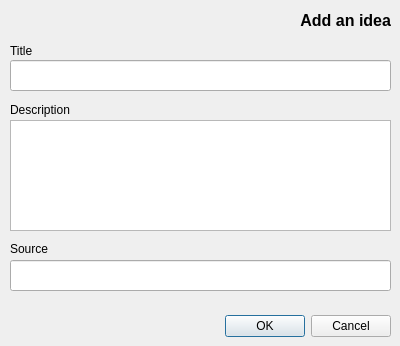
<?xml version="1.0" encoding="UTF-8"?>
<ui version="4.0">
 <class>IdeaDialog</class>
 <widget class="QDialog" name="IdeaDialog">
  <property name="geometry">
   <rect>
    <x>0</x>
    <y>0</y>
    <width>400</width>
    <height>346</height>
   </rect>
  </property>
  <property name="windowTitle">
   <string>Dialog</string>
  </property>
  <widget class="QDialogButtonBox" name="buttonBoxIdea">
   <property name="geometry">
    <rect>
     <x>50</x>
     <y>310</y>
     <width>341</width>
     <height>32</height>
    </rect>
   </property>
   <property name="orientation">
    <enum>Qt::Horizontal</enum>
   </property>
   <property name="standardButtons">
    <set>QDialogButtonBox::Cancel|QDialogButtonBox::Ok</set>
   </property>
  </widget>
  <widget class="QLabel" name="label">
   <property name="geometry">
    <rect>
     <x>10</x>
     <y>40</y>
     <width>81</width>
     <height>21</height>
    </rect>
   </property>
   <property name="text">
    <string>Title</string>
   </property>
  </widget>
  <widget class="QLabel" name="label_2">
   <property name="geometry">
    <rect>
     <x>10</x>
     <y>100</y>
     <width>181</width>
     <height>20</height>
    </rect>
   </property>
   <property name="text">
    <string>Description</string>
   </property>
  </widget>
  <widget class="QLabel" name="label_3">
   <property name="geometry">
    <rect>
     <x>10</x>
     <y>240</y>
     <width>67</width>
     <height>17</height>
    </rect>
   </property>
   <property name="text">
    <string>Source</string>
   </property>
  </widget>
  <widget class="QLabel" name="label_idea">
   <property name="geometry">
    <rect>
     <x>220</x>
     <y>10</y>
     <width>171</width>
     <height>20</height>
    </rect>
   </property>
   <property name="font">
    <font>
     <pointsize>12</pointsize>
     <weight>75</weight>
     <bold>true</bold>
    </font>
   </property>
   <property name="layoutDirection">
    <enum>Qt::LeftToRight</enum>
   </property>
   <property name="text">
    <string>Add an idea</string>
   </property>
   <property name="alignment">
    <set>Qt::AlignRight|Qt::AlignTrailing|Qt::AlignVCenter</set>
   </property>
  </widget>
  <widget class="QPlainTextEdit" name="plainTextEditIdeaDesc">
   <property name="geometry">
    <rect>
     <x>10</x>
     <y>120</y>
     <width>381</width>
     <height>111</height>
    </rect>
   </property>
   <property name="focusPolicy">
    <enum>Qt::StrongFocus</enum>
   </property>
   <property name="tabChangesFocus">
    <bool>true</bool>
   </property>
   <property name="plainText">
    <string/>
   </property>
  </widget>
  <widget class="QLineEdit" name="plainTextEditIdeaTitle">
   <property name="geometry">
    <rect>
     <x>10</x>
     <y>60</y>
     <width>381</width>
     <height>31</height>
    </rect>
   </property>
   <property name="focusPolicy">
    <enum>Qt::StrongFocus</enum>
   </property>
  </widget>
  <widget class="QLineEdit" name="plainTextEditIdeaTags">
   <property name="geometry">
    <rect>
     <x>10</x>
     <y>260</y>
     <width>381</width>
     <height>31</height>
    </rect>
   </property>
  </widget>
 </widget>
 <tabstops>
  <tabstop>plainTextEditIdeaTitle</tabstop>
  <tabstop>plainTextEditIdeaDesc</tabstop>
 </tabstops>
 <resources/>
 <connections>
  <connection>
   <sender>buttonBoxIdea</sender>
   <signal>accepted()</signal>
   <receiver>IdeaDialog</receiver>
   <slot>accept()</slot>
   <hints>
    <hint type="sourcelabel">
     <x>248</x>
     <y>254</y>
    </hint>
    <hint type="destinationlabel">
     <x>157</x>
     <y>274</y>
    </hint>
   </hints>
  </connection>
  <connection>
   <sender>buttonBoxIdea</sender>
   <signal>rejected()</signal>
   <receiver>IdeaDialog</receiver>
   <slot>reject()</slot>
   <hints>
    <hint type="sourcelabel">
     <x>316</x>
     <y>260</y>
    </hint>
    <hint type="destinationlabel">
     <x>286</x>
     <y>274</y>
    </hint>
   </hints>
  </connection>
 </connections>
</ui>
